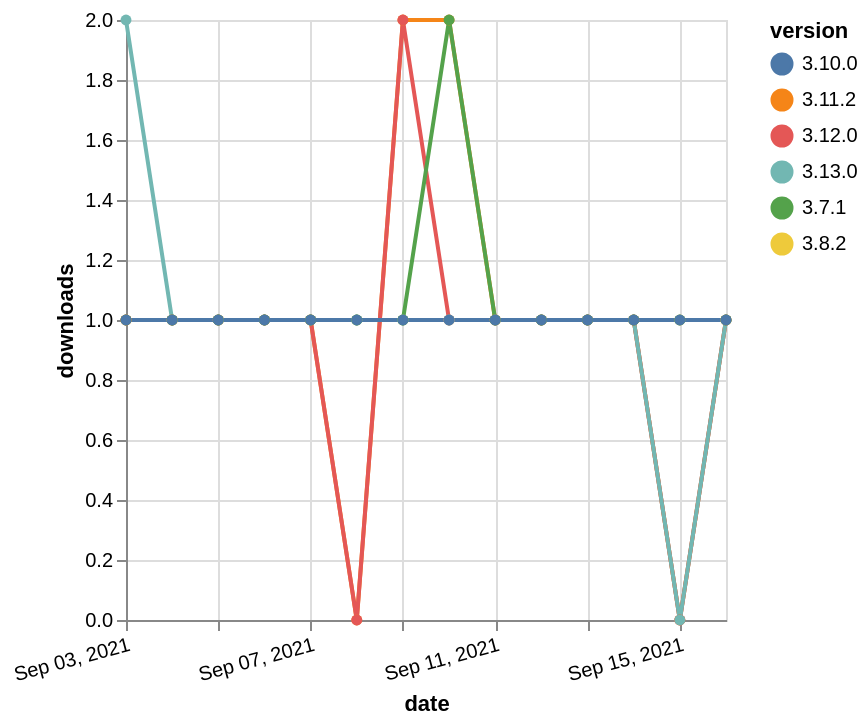

Write the Vega-Lite specification saved for this chart.
### Vega-Lite specification from a JSON file in a GitHub repository (floating-point values rounded to 4 significant figures)
{"$schema": "https://vega.github.io/schema/vega-lite/v5.json", "description": "A simple bar chart with embedded data.", "data": {"values": [{"date": "2021-09-03", "total": 149, "delta": 1, "version": "3.11.2"}, {"date": "2021-09-04", "total": 150, "delta": 1, "version": "3.11.2"}, {"date": "2021-09-05", "total": 151, "delta": 1, "version": "3.11.2"}, {"date": "2021-09-06", "total": 152, "delta": 1, "version": "3.11.2"}, {"date": "2021-09-07", "total": 153, "delta": 1, "version": "3.11.2"}, {"date": "2021-09-08", "total": 153, "delta": 0, "version": "3.11.2"}, {"date": "2021-09-09", "total": 155, "delta": 2, "version": "3.11.2"}, {"date": "2021-09-10", "total": 157, "delta": 2, "version": "3.11.2"}, {"date": "2021-09-11", "total": 158, "delta": 1, "version": "3.11.2"}, {"date": "2021-09-12", "total": 159, "delta": 1, "version": "3.11.2"}, {"date": "2021-09-13", "total": 160, "delta": 1, "version": "3.11.2"}, {"date": "2021-09-14", "total": 161, "delta": 1, "version": "3.11.2"}, {"date": "2021-09-15", "total": 161, "delta": 0, "version": "3.11.2"}, {"date": "2021-09-16", "total": 162, "delta": 1, "version": "3.11.2"}, {"date": "2021-09-03", "total": 174, "delta": 1, "version": "3.8.2"}, {"date": "2021-09-04", "total": 175, "delta": 1, "version": "3.8.2"}, {"date": "2021-09-05", "total": 176, "delta": 1, "version": "3.8.2"}, {"date": "2021-09-06", "total": 177, "delta": 1, "version": "3.8.2"}, {"date": "2021-09-07", "total": 178, "delta": 1, "version": "3.8.2"}, {"date": "2021-09-08", "total": 179, "delta": 1, "version": "3.8.2"}, {"date": "2021-09-09", "total": 180, "delta": 1, "version": "3.8.2"}, {"date": "2021-09-10", "total": 181, "delta": 1, "version": "3.8.2"}, {"date": "2021-09-11", "total": 182, "delta": 1, "version": "3.8.2"}, {"date": "2021-09-12", "total": 183, "delta": 1, "version": "3.8.2"}, {"date": "2021-09-13", "total": 184, "delta": 1, "version": "3.8.2"}, {"date": "2021-09-14", "total": 185, "delta": 1, "version": "3.8.2"}, {"date": "2021-09-15", "total": 186, "delta": 1, "version": "3.8.2"}, {"date": "2021-09-16", "total": 187, "delta": 1, "version": "3.8.2"}, {"date": "2021-09-03", "total": 161, "delta": 1, "version": "3.12.0"}, {"date": "2021-09-04", "total": 162, "delta": 1, "version": "3.12.0"}, {"date": "2021-09-05", "total": 163, "delta": 1, "version": "3.12.0"}, {"date": "2021-09-06", "total": 164, "delta": 1, "version": "3.12.0"}, {"date": "2021-09-07", "total": 165, "delta": 1, "version": "3.12.0"}, {"date": "2021-09-08", "total": 165, "delta": 0, "version": "3.12.0"}, {"date": "2021-09-09", "total": 167, "delta": 2, "version": "3.12.0"}, {"date": "2021-09-10", "total": 168, "delta": 1, "version": "3.12.0"}, {"date": "2021-09-11", "total": 169, "delta": 1, "version": "3.12.0"}, {"date": "2021-09-12", "total": 170, "delta": 1, "version": "3.12.0"}, {"date": "2021-09-13", "total": 171, "delta": 1, "version": "3.12.0"}, {"date": "2021-09-14", "total": 172, "delta": 1, "version": "3.12.0"}, {"date": "2021-09-15", "total": 172, "delta": 0, "version": "3.12.0"}, {"date": "2021-09-16", "total": 173, "delta": 1, "version": "3.12.0"}, {"date": "2021-09-03", "total": 117, "delta": 2, "version": "3.13.0"}, {"date": "2021-09-04", "total": 118, "delta": 1, "version": "3.13.0"}, {"date": "2021-09-05", "total": 119, "delta": 1, "version": "3.13.0"}, {"date": "2021-09-06", "total": 120, "delta": 1, "version": "3.13.0"}, {"date": "2021-09-07", "total": 121, "delta": 1, "version": "3.13.0"}, {"date": "2021-09-08", "total": 122, "delta": 1, "version": "3.13.0"}, {"date": "2021-09-09", "total": 123, "delta": 1, "version": "3.13.0"}, {"date": "2021-09-10", "total": 124, "delta": 1, "version": "3.13.0"}, {"date": "2021-09-11", "total": 125, "delta": 1, "version": "3.13.0"}, {"date": "2021-09-12", "total": 126, "delta": 1, "version": "3.13.0"}, {"date": "2021-09-13", "total": 127, "delta": 1, "version": "3.13.0"}, {"date": "2021-09-14", "total": 128, "delta": 1, "version": "3.13.0"}, {"date": "2021-09-15", "total": 128, "delta": 0, "version": "3.13.0"}, {"date": "2021-09-16", "total": 129, "delta": 1, "version": "3.13.0"}, {"date": "2021-09-03", "total": 212, "delta": 1, "version": "3.7.1"}, {"date": "2021-09-04", "total": 213, "delta": 1, "version": "3.7.1"}, {"date": "2021-09-05", "total": 214, "delta": 1, "version": "3.7.1"}, {"date": "2021-09-06", "total": 215, "delta": 1, "version": "3.7.1"}, {"date": "2021-09-07", "total": 216, "delta": 1, "version": "3.7.1"}, {"date": "2021-09-08", "total": 217, "delta": 1, "version": "3.7.1"}, {"date": "2021-09-09", "total": 218, "delta": 1, "version": "3.7.1"}, {"date": "2021-09-10", "total": 220, "delta": 2, "version": "3.7.1"}, {"date": "2021-09-11", "total": 221, "delta": 1, "version": "3.7.1"}, {"date": "2021-09-12", "total": 222, "delta": 1, "version": "3.7.1"}, {"date": "2021-09-13", "total": 223, "delta": 1, "version": "3.7.1"}, {"date": "2021-09-14", "total": 224, "delta": 1, "version": "3.7.1"}, {"date": "2021-09-15", "total": 225, "delta": 1, "version": "3.7.1"}, {"date": "2021-09-16", "total": 226, "delta": 1, "version": "3.7.1"}, {"date": "2021-09-03", "total": 165, "delta": 1, "version": "3.10.0"}, {"date": "2021-09-04", "total": 166, "delta": 1, "version": "3.10.0"}, {"date": "2021-09-05", "total": 167, "delta": 1, "version": "3.10.0"}, {"date": "2021-09-06", "total": 168, "delta": 1, "version": "3.10.0"}, {"date": "2021-09-07", "total": 169, "delta": 1, "version": "3.10.0"}, {"date": "2021-09-08", "total": 170, "delta": 1, "version": "3.10.0"}, {"date": "2021-09-09", "total": 171, "delta": 1, "version": "3.10.0"}, {"date": "2021-09-10", "total": 172, "delta": 1, "version": "3.10.0"}, {"date": "2021-09-11", "total": 173, "delta": 1, "version": "3.10.0"}, {"date": "2021-09-12", "total": 174, "delta": 1, "version": "3.10.0"}, {"date": "2021-09-13", "total": 175, "delta": 1, "version": "3.10.0"}, {"date": "2021-09-14", "total": 176, "delta": 1, "version": "3.10.0"}, {"date": "2021-09-15", "total": 177, "delta": 1, "version": "3.10.0"}, {"date": "2021-09-16", "total": 178, "delta": 1, "version": "3.10.0"}]}, "width": "container", "mark": {"type": "line", "point": {"filled": true}}, "encoding": {"x": {"field": "date", "type": "temporal", "timeUnit": "yearmonthdate", "title": "date", "axis": {"labelAngle": -15}}, "y": {"field": "delta", "type": "quantitative", "title": "downloads"}, "color": {"field": "version", "type": "nominal"}, "tooltip": {"field": "delta"}}}
